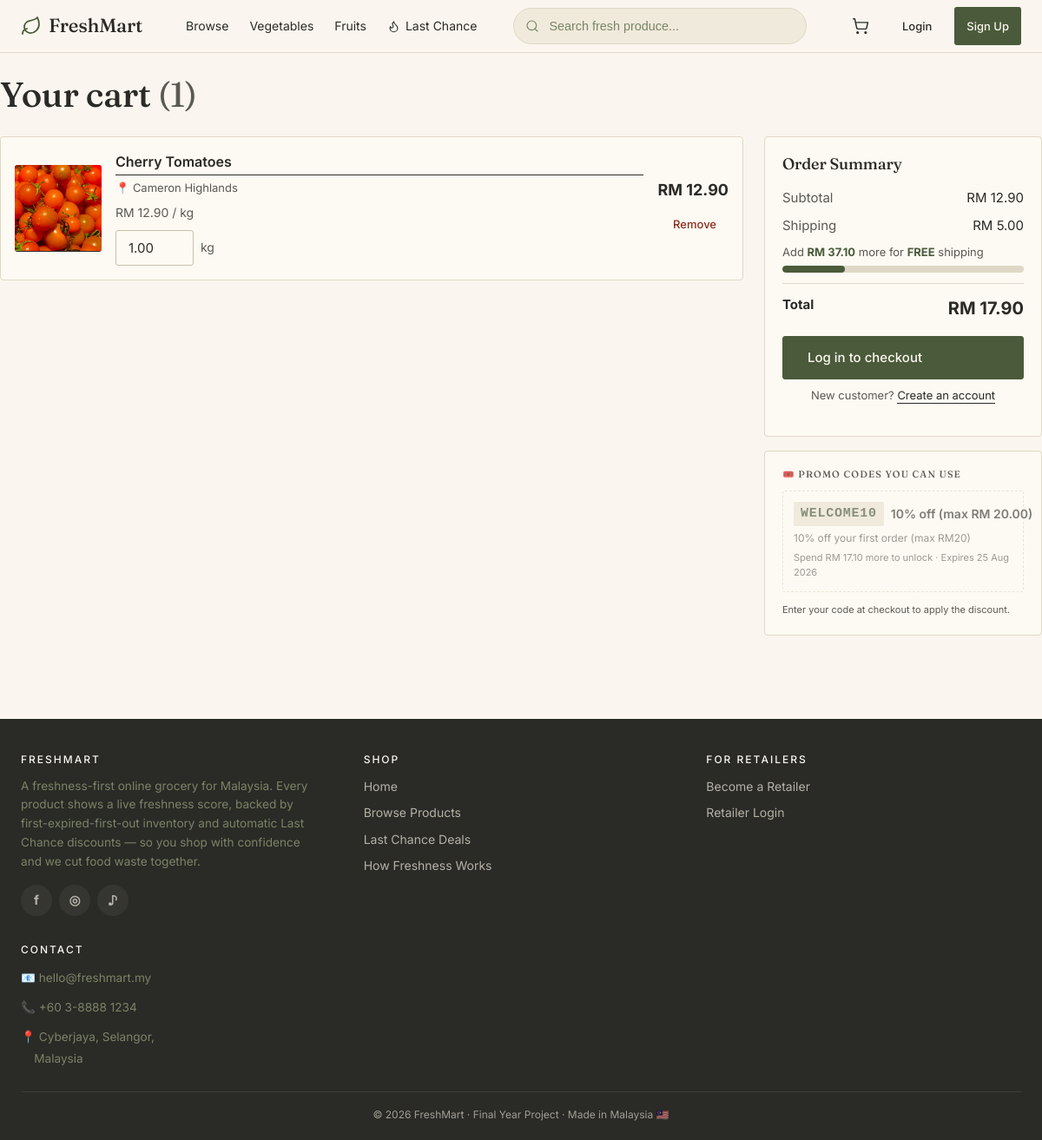
Screenshot of /public/shop/cart.php with the database file from the repository.
### tables this page shows
CREATE TABLE `carts` (
  `id` bigint(20) UNSIGNED NOT NULL,
  `user_id` bigint(20) UNSIGNED DEFAULT NULL,
  `guest_session_id` varchar(128) DEFAULT NULL,
  `created_at` timestamp NOT NULL DEFAULT current_timestamp(),
  `updated_at` timestamp NOT NULL DEFAULT current_timestamp() ON UPDATE current_timestamp(),
  `expires_at` timestamp NULL DEFAULT NULL
);

CREATE TABLE `cart_items` (
  `id` bigint(20) UNSIGNED NOT NULL,
  `cart_id` bigint(20) UNSIGNED NOT NULL,
  `product_id` bigint(20) UNSIGNED NOT NULL,
  `quantity` decimal(10,2) NOT NULL,
  `price_snapshot` decimal(10,2) NOT NULL,
  `added_at` timestamp NOT NULL DEFAULT current_timestamp(),
  `updated_at` timestamp NOT NULL DEFAULT current_timestamp() ON UPDATE current_timestamp()
);

CREATE TABLE `products` (
  `id` bigint(20) UNSIGNED NOT NULL,
  `retailer_id` bigint(20) UNSIGNED NOT NULL,
  `category_id` bigint(20) UNSIGNED NOT NULL,
  `subcategory_id` bigint(20) UNSIGNED DEFAULT NULL,
  `unit_type_id` bigint(20) UNSIGNED NOT NULL,
  `sku` varchar(50) NOT NULL,
  `name` varchar(255) NOT NULL,
  `slug` varchar(280) NOT NULL,
  `description` text DEFAULT NULL,
  `base_price` decimal(10,2) NOT NULL,
  `shelf_life_days` int(11) DEFAULT NULL,
  `decay_exponent_override` decimal(3,2) DEFAULT NULL,
  `min_order_qty` decimal(10,2) NOT NULL DEFAULT 1.00,
  `low_stock_threshold` decimal(10,2) NOT NULL DEFAULT 10.00,
  `origin` varchar(100) DEFAULT NULL,
  `storage_instruction` text DEFAULT NULL,
  `is_active` tinyint(1) NOT NULL DEFAULT 1,
  `is_featured` tinyint(1) NOT NULL DEFAULT 0,
  `view_count` int(10) UNSIGNED NOT NULL DEFAULT 0,
  `created_at` timestamp NOT NULL DEFAULT current_timestamp(),
  `updated_at` timestamp NOT NULL DEFAULT current_timestamp() ON UPDATE current_timestamp(),
  `deleted_at` timestamp NULL DEFAULT NULL
);

CREATE TABLE `unit_types` (
  `id` bigint(20) UNSIGNED NOT NULL,
  `code` varchar(20) NOT NULL,
  `name` varchar(50) NOT NULL,
  `is_weight` tinyint(1) NOT NULL DEFAULT 0,
  `display_order` int(11) NOT NULL DEFAULT 0
);

CREATE TABLE `promo_codes` (
  `id` bigint(20) UNSIGNED NOT NULL,
  `code` varchar(50) NOT NULL,
  `description` text DEFAULT NULL,
  `discount_type` enum('PERCENTAGE','FIXED_AMOUNT') NOT NULL,
  `discount_value` decimal(10,2) NOT NULL,
  `min_order_value` decimal(10,2) NOT NULL DEFAULT 0.00,
  `max_discount` decimal(10,2) DEFAULT NULL,
  `usage_limit` int(11) DEFAULT NULL,
  `usage_count` int(11) NOT NULL DEFAULT 0,
  `user_limit` int(11) NOT NULL DEFAULT 1,
  `starts_at` timestamp NOT NULL DEFAULT current_timestamp() ON UPDATE current_timestamp(),
  `expires_at` timestamp NOT NULL DEFAULT '0000-00-00 00:00:00',
  `is_active` tinyint(1) NOT NULL DEFAULT 1,
  `created_by` bigint(20) UNSIGNED NOT NULL,
  `created_at` timestamp NOT NULL DEFAULT current_timestamp(),
  `updated_at` timestamp NOT NULL DEFAULT current_timestamp() ON UPDATE current_timestamp()
);

### public/shop/cart.php (the view, shortened to what the rows shown need)
<?php
require_once __DIR__ . '/../../includes/cart_helpers.php';
require_once __DIR__ . '/../../includes/helpers.php';
$cart = cart_totals();
$availablePromos = db_all(
    "SELECT code, description, discount_type, discount_value, min_order_value, max_discount, expires_at
     FROM promo_codes
     WHERE is_active = 1
       AND starts_at <= NOW()
       AND expires_at >= NOW()
       AND (usage_limit IS NULL OR usage_count < usage_limit)
     ORDER BY min_order_value ASC, discount_value DESC"
);
require_once __DIR__ . '/../../includes/header.php';
?>
<section class="container" style="padding: var(--space-6) 0 var(--space-12);">
    <h1>Your cart <?php if ($cart['count'] > 0): ?><span style="color: var(--color-text-muted); font-weight: 400;">(<?= $cart['count'] ?>)</span><?php endif; ?></h1>
    <?php if ($cart['count'] === 0): ?>
        <div class="empty-state">
            <div class="empty-state-icon">🛒</div>
            <div class="empty-state-title">Your cart is empty</div>
            <div class="empty-state-text">Looks like you haven't added anything yet. Explore our fresh produce and Last Chance deals.</div>
            <a href="<?= url('/shop/browse.php') ?>" class="btn btn-primary btn-lg">Browse products</a>
        </div>
    <?php else: ?>
        <div class="cart-layout">
            <div>
                <?php foreach ($cart['items'] as $item): ?>
                    <div class="cart-item">
                        <a href="<?= url('/shop/product.php?slug=' . urlencode($item['slug'])) ?>"
                           style="aspect-ratio: 1; background: var(--color-bg); border-radius: var(--radius); display: grid; place-items: center; overflow: hidden;">
                            <?php if (!empty($item['primary_image'])): ?>
                                <img src="<?= upload_url($item['primary_image']) ?>" alt="<?= attr($item['name']) ?>" loading="lazy" style="width: 100%; height: 100%; object-fit: cover;">
                            <?php else: ?>
                                <span style="font-size: 2rem;">🥬</span>
                            <?php endif; ?>
                        </a>
                        <div>
                            <a href="<?= url('/shop/product.php?slug=' . urlencode($item['slug'])) ?>"
                               style="color: var(--color-text); font-weight: 600; font-size: 1rem; display: block; margin-bottom: var(--space-1);">
                                <?= e($item['name']) ?>
                            </a>
                            <?php if (!empty($item['origin'])): ?>
                                <div style="color: var(--color-text-muted); font-size: 0.8125rem; margin-bottom: var(--space-2);">
                                    📍 <?= e($item['origin']) ?>
                                </div>
                            <?php endif; ?>
                            <div style="color: var(--color-text-muted); font-size: 0.875rem;">
                                <?= format_myr($item['price_snapshot']) ?> / <?= e($item['unit_code']) ?>
                            </div>
                            <form method="post" style="margin-top: var(--space-2); display: flex; gap: var(--space-2); align-items: center;">
                                <input type="number" name="quantity"
                                       value="<?= attr((string) $item['quantity']) ?>"
                                       step="0.01" min="0.01"
                                       class="form-control" style="width: 90px;"
                                       onchange="this.form.submit()">
                                <span style="color: var(--color-text-muted); font-size: 0.875rem;"><?= e($item['unit_code']) ?></span>
                            </form>
                        </div>
                        <div class="cart-item-total" style="text-align: right;">
                            <div style="font-size: 1.125rem; font-weight: 700;">
                                <?= format_myr((float) $item['quantity'] * (float) $item['price_snapshot']) ?>
                            </div>
                            <form method="post" style="margin-top: var(--space-2);">
                                <button type="submit" class="btn btn-ghost btn-sm"
                                        style="color: var(--color-danger);"
                                        onclick="return confirm('Remove this item?')">
                                    Remove
                                </button>
                            </form>
                        </div>
                    </div>
                <?php endforeach; ?>
            </div>
            <aside style="position: sticky; top: calc(var(--header-h) + var(--space-4)); align-self: start;">
                <div style="background: var(--color-surface); border: 1px solid var(--color-border); border-radius: var(--radius-lg); padding: var(--space-5);">
                    <h3 style="font-size: 1.125rem; margin-bottom: var(--space-4);">Order Summary</h3>
                    <div style="display: flex; justify-content: space-between; margin-bottom: var(--space-2);">
                        <span style="color: var(--color-text-muted);">Subtotal</span>
                        <span><?= format_myr($cart['subtotal']) ?></span>
                    </div>
                    <div style="display: flex; justify-content: space-between; margin-bottom: var(--space-2);">
                        <span style="color: var(--color-text-muted);">Shipping</span>
                        <span>
                            <?php if ($cart['shipping'] == 0): ?>
                                <strong style="color: var(--color-primary);">FREE</strong>
                            <?php else: ?>
                                <?= format_myr($cart['shipping']) ?>
                            <?php endif; ?>
                        </span>
                    </div>
                    <?php
                        $threshold = (float) FREE_SHIPPING_THRESHOLD;
                        $sub       = (float) $cart['subtotal'];
                        $pct       = $threshold > 0 ? min(100, ($sub / $threshold) * 100) : 100;
                        $remaining = max(0, $threshold - $sub);
                    ?>
                    <div class="ship-progress <?= $remaining <= 0 ? 'is-complete' : '' ?>">
                        <div class="ship-progress-label">
                            <?php if ($remaining > 0): ?>
                                Add <strong><?= format_myr($remaining) ?></strong> more for <strong>FREE</strong> shipping
                            <?php else: ?>
                                <span class="label-ico"><?= icon('sparkles', 16) ?> You&rsquo;ve unlocked <strong>free shipping!</strong></span>
                            <?php endif; ?>
                        </div>
                        <div class="ship-progress-track">
                            <div class="ship-progress-fill" style="width: <?= number_format($pct, 1) ?>%;"></div>
                        </div>
                    </div>
                    <div style="display: flex; justify-content: space-between; padding-top: var(--space-3); border-top: 1px solid var(--color-border); margin-bottom: var(--space-4);">
                        <strong>Total</strong>
                        <strong style="font-size: 1.25rem;"><?= format_myr($cart['total']) ?></strong>
                    </div>
                    <?php if (auth_check()): ?>
                        <a href="<?= url('/shop/checkout.php') ?>" class="btn btn-primary btn-lg" style="width: 100%;">
                            Proceed to checkout →
                        </a>
                    <?php else: ?>
                        <a href="<?= url('/auth/login.php') ?>" class="btn btn-primary btn-lg" style="width: 100%;">
                            Log in to checkout
                        </a>
                        <p style="text-align: center; font-size: 0.8125rem; color: var(--color-text-muted); margin-top: var(--space-2);">
                            New customer? <a href="<?= url('/auth/register.php') ?>">Create an account</a>
                        </p>
                    <?php endif; ?>
                </div>
                <?php if (!empty($availablePromos)): ?>
                <div style="background: var(--color-surface); border: 1px solid var(--color-border); border-radius: var(--radius-lg); padding: var(--space-5); margin-top: var(--space-4);">
                    <h3 style="font-size: 0.6875rem; letter-spacing: 0.1em; text-transform: uppercase; color: var(--color-text-muted); margin: 0 0 var(--space-3);">
                        🎟️ Promo codes you can use
                    </h3>
                    <div style="display: flex; flex-direction: column; gap: var(--space-2);">
                        <?php foreach ($availablePromos as $promo):
                            $eligible = (float) $cart['subtotal'] >= (float) $promo['min_order_value'];
                            if ($promo['discount_type'] === 'PERCENTAGE') {
                                $discTxt = number_format((float) $promo['discount_value'], 0) . '% off';
                                if (!empty($promo['max_discount'])) {
                                    $discTxt .= ' (max ' . format_myr($promo['max_discount']) . ')';
                                }
                            } else {
                                $discTxt = format_myr($promo['discount_value']) . ' off';
                            }
                        ?>
                            <div style="border: 1px dashed <?= $eligible ? 'var(--color-primary)' : 'var(--color-border)' ?>; border-radius: var(--radius); padding: var(--space-3); <?= $eligible ? '' : 'opacity: 0.6;' ?>">
                                <div style="display: flex; justify-content: space-between; align-items: center; gap: var(--space-2);">
                                    <code style="font-size: 0.9375rem; font-weight: 700; letter-spacing: 0.05em; color: var(--color-primary-dark); background: var(--color-primary-light); padding: 2px 8px; border-radius: var(--radius-sm);">
                                        <?= e($promo['code']) ?>
                                    </code>
                                    <span style="font-size: 0.875rem; font-weight: 600; white-space: nowrap;"><?= e($discTxt) ?></span>
                                </div>
                                <?php if (!empty($promo['description'])): ?>
                                    <div style="font-size: 0.75rem; color: var(--color-text-muted); margin-top: 4px;"><?= e($promo['description']) ?></div>
                                <?php endif; ?>
                                <div style="font-size: 0.6875rem; color: var(--color-text-muted); margin-top: 4px;">
                                    <?php if ((float) $promo['min_order_value'] > 0): ?>
                                        <?php if ($eligible): ?>
                                            <span style="color: var(--color-primary);">✓ Min order met</span>
                                        <?php else: ?>
                                            Spend <?= format_myr((float) $promo['min_order_value'] - (float) $cart['subtotal']) ?> more to unlock
                                        <?php endif; ?>
                                        ·
                                    <?php endif; ?>
                                    Expires <?= format_date($promo['expires_at']) ?>
                                </div>
                            </div>
                        <?php endforeach; ?>
                    </div>
                    <p style="font-size: 0.6875rem; color: var(--color-text-muted); margin: var(--space-3) 0 0;">
                        Enter your code at checkout to apply the discount.
                    </p>
                </div>
                <?php endif; ?>
            </aside>
        </div>
    <?php endif; ?>
</section>
<?php require_once __DIR__ . '/../../includes/footer.php'; ?>

### rows the page displays
carts: id "1", id "RM 12.90", id "RM 5.00", id "RM 37.10", id "RM 17.90"
cart_items: product.name "Cherry Tomatoes", product.origin "Cameron Highlands", price_snapshot "RM 12.90", unit_types.code "kg", quantity "1.00", format_myr((float) $item['quantity'] * (float) $item['price_snapshot']) "RM 12.90"
promo_codes: code "WELCOME10", discTxt "10% off (max RM 20.00)", description "10% off your first order (max RM20)", min_order_value "RM 17.10", expires_at "25 Aug 2026"
